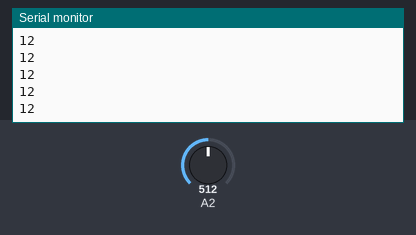
The sketch below on a simulated Arduino Uno, built with avr-gcc and run on an emulated ATmega328P. Shown: the last lines printed to the serial monitor. The inputs (shaded band) are chosen by the test bench; at power-on: A2 = 512.

Above: at 1.2 s.
1.3 s: A2 set to 716
At 1.31 s:
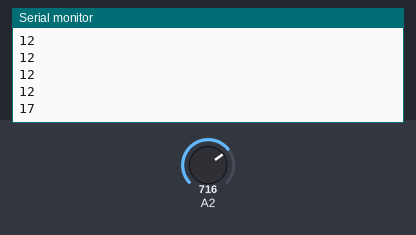
2.8 s: A2 set to 900
At 2.81 s:
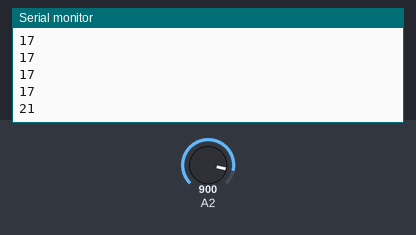
Timing chart, 0 to 5.8 s (numbered marks = the images above; inputs shaded):
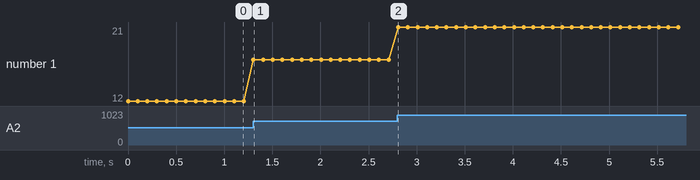

The sketch:

JS-light-1.ino
```cpp
void setup() {
  // put your setup code here, to run once:

Serial.begin(9600);


}

void loop() {
  // put your main code here, to run repeatedly:

int light;
long reading;

light = analogRead(A2);


reading = map(light,
0,400,1,10);
Serial.println(reading);
delay(100);


}
```

Measured:
- after the input at 1.3 s, the serial monitor: prints a new line at once (image 1)
- after the input at 2.8 s, the serial monitor: prints a new line at once (image 2)
- plotted number 1: 12 → 17 after the input at 1.3 s, 17 → 21 after the input at 2.8 s
